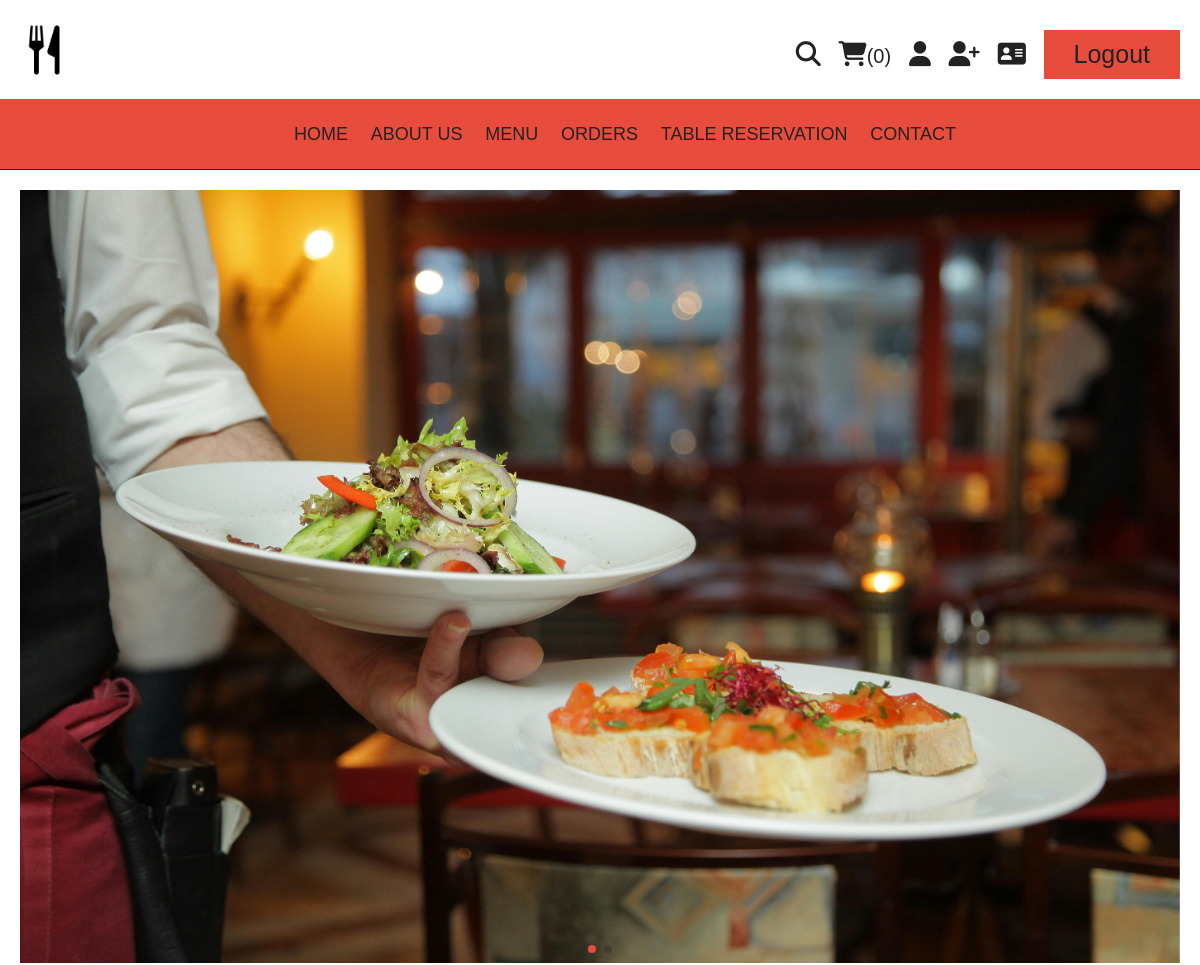
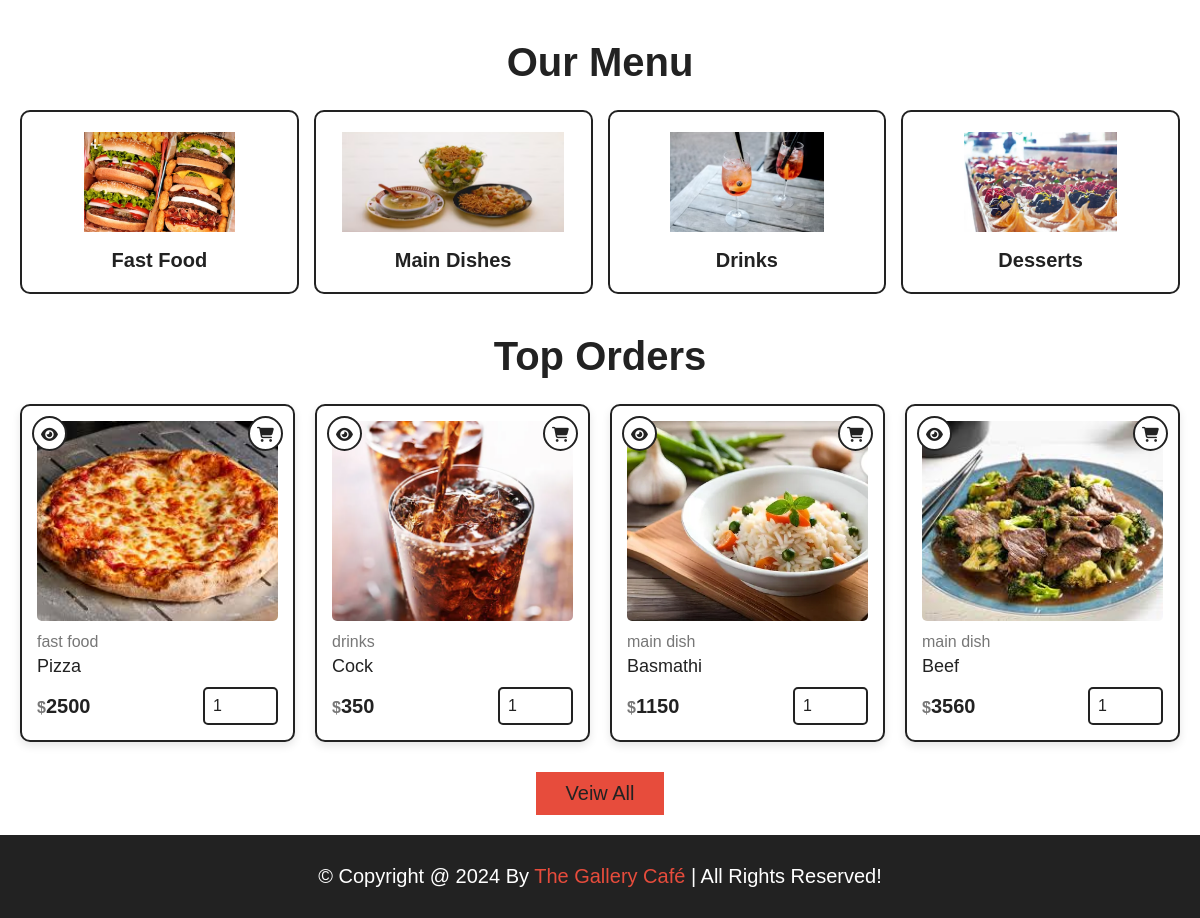
Screenshot of /home.php (signed in) with the database file from the repository (2 pictures, top to bottom).
### tables this page shows
CREATE TABLE `products` (
  `id` int(100) NOT NULL,
  `name` varchar(100) NOT NULL,
  `category` varchar(100) NOT NULL,
  `cousin_type` varchar(255) NOT NULL,
  `price` int(10) NOT NULL,
  `image` varchar(100) NOT NULL
);

### home.php (the view, shortened to what this page needs)
<?php
include 'components/connect.php';
?>
<!DOCTYPE html>
<html lang="en">
<head>
   <link rel="stylesheet" href="https://unpkg.com/swiper@8/swiper-bundle.min.css" />
   <link rel="stylesheet" href="https://cdnjs.cloudflare.com/ajax/libs/font-awesome/6.1.1/css/all.min.css">
   <link rel="stylesheet" href="css/style.css">
</head>
<body>
<?php include 'components/navbar.php'; ?>
<?php include 'components/navlinks.php'; ?>
<section class="hero">
   <div class="swiper hero-slider">
      <div class="swiper-wrapper">
         <div class="swiper-slide slide">
            <div class="image">
               <img src="images/home-img-1.png" alt="">
            </div>
         </div>
         <div class="swiper-slide slide">
            <div class="image">
            </div>
         </div>
      </div>
      <div class="swiper-pagination"></div>
   </div>
</section>
<section class="category">
   <h1 class="title">Our Menu</h1>
   <div class="box-container">
      <a href="category.php?category=fast food" class="box">
         <img src="images/cat-1.png" alt="">
         <h3>fast food</h3>
      </a>
      <a href="category.php?category=main dish" class="box">
         <img src="images/cat-2.png" alt="">
         <h3>main dishes</h3>
      </a>
      <a href="category.php?category=drinks" class="box">
         <img src="images/cat-3.png" alt="">
         <h3>drinks</h3>
      </a>
      <a href="category.php?category=desserts" class="box">
         <img src="images/cat-4.png" alt="">
         <h3>desserts</h3>
      </a>
   </div>
</section>
<section class="products">
   <h1 class="title">Top Orders</h1>
   <div class="box-container">
      <?php
         $select_products = $conn->prepare("SELECT * FROM `products` LIMIT 6");
         $select_products->execute();
         if($select_products->rowCount() > 0){
            while($fetch_products = $select_products->fetch(PDO::FETCH_ASSOC)){
      ?>
      <form action="" method="post" class="box">
         <a href="quick_view.php?pid=<?= $fetch_products['id']; ?>" class="fas fa-eye"></a>
         <button type="submit" class="fas fa-shopping-cart" name="add_to_cart"></button>
         <img src="uploaded_img/<?= $fetch_products['image']; ?>" alt="">
         <a href="category.php?category=<?= $fetch_products['category']; ?>" class="cat"><?= $fetch_products['category']; ?></a>
         <div class="name"><?= $fetch_products['name']; ?></div>
         <div class="flex">
            <div class="price"><span>$</span><?= $fetch_products['price']; ?></div>
            <input type="number" name="qty" class="qty" min="1" max="99" value="1" maxlength="2">
         </div>
      </form>
      <?php
            }
         }else{
            echo '<p class="empty">no products added yet!</p>';
         }
      ?>
   </div>
   <div class="more-btn">
      <a href="menu.php" class="btn">veiw all</a>
   </div>
</section>
<?php include 'components/footer.php'; ?>
</body>
</html>

### css/style.css (style rules this page uses)
:root { --yellow:#e74c3c; --red:#e74c3c; --white:#fff; --black:#222; --light-color:#777; --border:.2rem solid var(--black); }
* { font-family: 'Montserrat', sans-serif; margin:0; padding:0; box-sizing: border-box; outline: none; border: none; text-decoration: none; }
html { font-size: 62.5%; overflow-x: hidden; scroll-behavior: smooth; stop-opacity: 7rem; }
section { margin:0 auto; max-width: 1200px; padding:2rem; }
.title { text-align: center; margin-bottom: 2.5rem; font-size: 4rem; color:var(--black); }
.btn, .delete-btn { margin-top: 1rem; display: inline-block; font-size: 2rem; padding:1rem 3rem; cursor: pointer; text-transform: capitalize; transition: .2s linear; }
.btn { background-color: var(--yellow); color:var(--black); }
.hero .slide .image { flex:1 1 40rem; }
.hero .slide .image img { width: 100%; }
.category .box-container { display: grid; grid-template-columns: repeat(auto-fit, minmax(27rem, 1fr)); gap:1.5rem; align-items: flex-start; }
.category .box-container .box { border:var(--border); padding:2rem; text-align: center; border-radius: 1rem; }
.category .box-container .box img { width: 100%; height: 10rem; object-fit: contain; }
.category .box-container .box h3 { font-size: 2rem; margin-top: 1.5rem; color:var(--black); text-transform: capitalize; }
.products .box-container { display: grid; grid-template-columns: repeat(auto-fit, minmax(250px, 1fr)); justify-content: center; align-items: stretch; gap: 2rem; }
.products .box-container .box { border: var(--border); padding: 1.5rem; position: relative; overflow: hidden; border-radius: 1rem; background-color: var(--white); box-shadow: 0 4px 8px rgba(0, 0, 0, 0.1); transition: transform 0.3s ease, box-shadow 0.3s ease; }
.products .box-container .box img { height: 20rem; width: 100%; object-fit: cover; border-radius: 0.5rem; margin-bottom: 1rem; }
.products .box-container .box .fa-eye, .products .box-container .box .fa-shopping-cart { position: absolute; top: 1rem; height: 3.5rem; width: 3.5rem; line-height: 3.3rem; border: var(--border); background-color: var(--white); cursor: pointer; font-size: 1.5rem; color: var(--black); transition: background-color 0.3s ease, color 0.3s ease; text-align: center; border-radius: 50%; }
.products .box-container .box .fa-eye { left: 1rem; }
.products .box-container .box .fa-shopping-cart { right: 1rem; }
.products .box-container .box .cat { font-size: 1.6rem; color: var(--light-color); margin-bottom: 0.5rem; }
.products .box-container .box .name { font-size: 1.8rem; color: var(--black); margin: 0.5rem 0; font-weight: 500; }
.products .box-container .box .flex { display: flex; align-items: center; gap: 1rem; margin-top: 1rem; }
.products .box-container .box .flex .price { margin-right: auto; font-size: 2rem; color: var(--black); font-weight: 600; }
.products .box-container .box .flex .price span { color: var(--light-color); font-size: 1.6rem; }
.products .box-container .box .flex .qty { padding: 0.8rem; border: var(--border); font-size: 1.6rem; color: var(--black); border-radius: 0.5rem; }
.products .more-btn { margin-top: 2rem; text-align: center; }

### rows the page displays
products: image (picture), category "fast food", name "Pizza", price "2500"
products: image (picture), category "drinks", name "Cock", price "350"
products: image (picture), category "main dish", name "Basmathi", price "1150"
products: image (picture), category "main dish", name "Beef", price "3560"

### other values shown
$total_cart_items "0"
